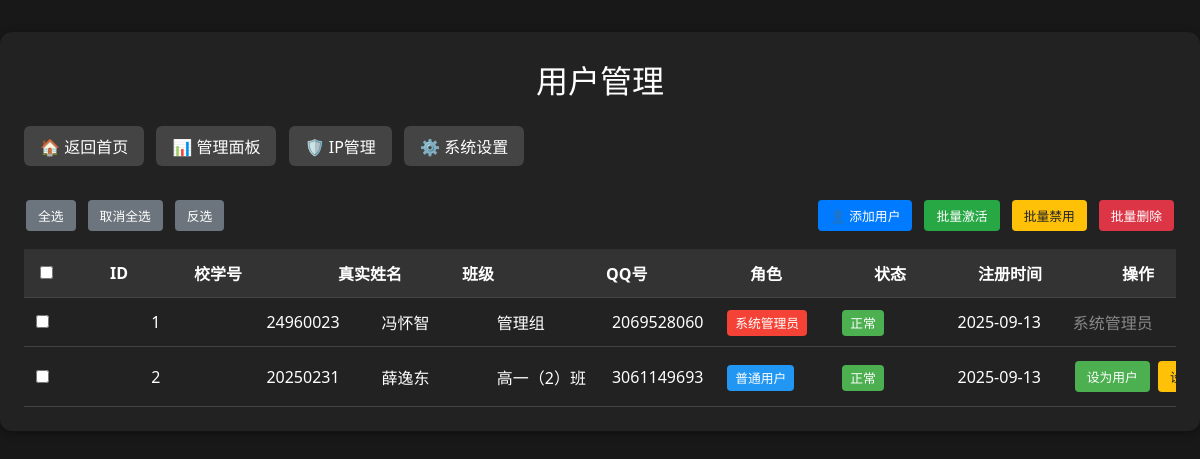
/manage_users (signed in), run on an earlier commit of the app's database.
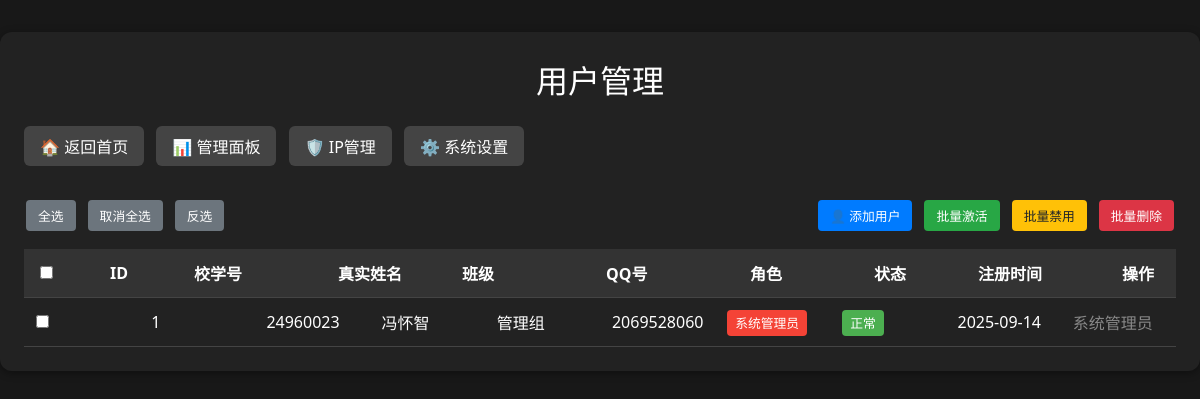
And on a later commit of the database.
### src/app.py (models this page shows)
class User(db.Model):
    id = db.Column(db.Integer, primary_key=True)
    real_name = db.Column(db.String(50), unique=True, nullable=False)  # 真实姓名，现在用作登录账号，必须唯一
    password_hash = db.Column(db.String(120), nullable=False)
    school_id = db.Column(db.String(20), unique=True, nullable=True)  # 校学号，改为可选
    qq_number = db.Column(db.String(15), nullable=False)  # QQ号
    class_name = db.Column(db.String(50), nullable=False)  # 班级
    role = db.Column(db.Integer, default=1)  # 1=普通用户, 2=普通管理员, 3=系统管理员
    is_active = db.Column(db.Boolean, default=True)
    created_at = db.Column(db.DateTime, default=db.func.current_timestamp())
    photos = db.relationship('Photo', backref='user', lazy=True)
    votes = db.relationship('Vote', backref='user', lazy=True)
    login_records = db.relationship('LoginRecord', backref='user', lazy=True)

### src/app.py (the view)
@app.route('/manage_users')
@super_admin_required
def manage_users():
    users = User.query.all()
    return render_template('manage_users.html', users=users)

### src/app.py (called while the page is built)
def super_admin_required(f):
    @wraps(f)
    def decorated_function(*args, **kwargs):
        if 'user_id' not in session:
            return redirect(url_for('login'))
        user = User.query.get(session['user_id'])
        if not user or not user.is_active:
            session.clear()  # 清除session
            flash('账户已被禁用，请联系管理员')
            return redirect(url_for('login'))
        elif user.role < 3:
            flash('需要系统管理员权限')
            return redirect(url_for('index'))
        return f(*args, **kwargs)
    return decorated_function

### templates/manage_users.html (shortened to what this page needs)
<!DOCTYPE html>
<html lang="zh-cn">
<head>
</head>
<body>
    <div class="container">
        <div class="title">用户管理</div>
        <a href="{{ url_for('index') }}" class="nav-btn">🏠 返回首页</a>
        <a href="{{ url_for('admin') }}" class="nav-btn">📊 管理面板</a>
        <a href="{{ url_for('ip_management') }}" class="nav-btn">🛡️ IP管理</a>
        <a href="{{ url_for('settings') }}" class="nav-btn">⚙️ 系统设置</a>
        <div class="admin-controls">
            <div class="left-controls">
                <button type="button" onclick="selectAll()" class="btn btn-secondary">全选</button>
                <button type="button" onclick="selectNone()" class="btn btn-secondary">取消全选</button>
                <button type="button" onclick="selectInverse()" class="btn btn-secondary">反选</button>
            </div>
            <div class="right-controls">
                <a href="{{ url_for('add_user') }}" class="btn btn-primary">
                    👤 添加用户
                </a>
                <button type="button" onclick="batchAction('activate')" class="btn btn-success">批量激活</button>
                <button type="button" onclick="batchAction('deactivate')" class="btn btn-warning">批量禁用</button>
                <button type="button" onclick="batchAction('delete')" class="btn btn-danger">批量删除</button>
            </div>
        </div>
        <form id="batchForm" method="post" action="{{ url_for('batch_user_action') }}">
            <table>
                <thead>
                    <tr>
                        <th style="width: 50px;">
                            <input type="checkbox" id="selectAllCheckbox" onchange="toggleSelectAll()">
                        </th>
                        <th style="width: 60px;">ID</th>
                        <th style="width: 120px;">校学号</th>
                        <th style="width: 100px;">真实姓名</th>
                        <th class="mobile-hide" style="width: 120px;">班级</th>
                        <th class="mobile-hide" style="width: 120px;">QQ号</th>
                        <th style="width: 100px;">角色</th>
                        <th style="width: 80px;">状态</th>
                        <th class="mobile-hide" style="width: 120px;">注册时间</th>
                        <th style="width: 240px;">操作</th>
                    </tr>
                </thead>
                <tbody>
                    {% for user in users %}
                    <tr>
                        <td>
                            <input type="checkbox" name="user_ids" value="{{ user.id }}" class="user-checkbox">
                        </td>
                        <td>{{ user.id }}</td>
                        <td>{{ user.school_id if user.school_id else '无学号' }}</td>
                        <td>{{ user.real_name }}</td>
                        <td class="mobile-hide">{{ user.class_name }}</td>
                        <td class="mobile-hide">{{ user.qq_number }}</td>
                        <td>
                            <span class="role role-{{ user.role }}">
                                {% if user.role == 1 %}普通用户
                                {% elif user.role == 2 %}管理员
                                {% else %}系统管理员
                                {% endif %}
                            </span>
                        </td>
                        <td>
                            <span class="status {% if user.is_active %}status-active{% else %}status-inactive{% endif %}">
                                {% if user.is_active %}正常{% else %}禁用{% endif %}
                            </span>
                        </td>
                        <td class="mobile-hide">{{ user.created_at.strftime('%Y-%m-%d') if user.created_at else '' }}</td>
                        <td>
                            {% if user.role < 3 %}
                                <a href="{{ url_for('change_user_role', user_id=user.id, new_role=1) }}" class="btn">设为用户</a>
                                <a href="{{ url_for('change_user_role', user_id=user.id, new_role=2) }}" class="btn btn-warning">设为管理员</a>
                            {% else %}
                                <span style="color: #888;">系统管理员</span>
                            {% endif %}
                        </td>
                    </tr>
                    {% endfor %}
                </tbody>
            </table>
        </form>
    </div>
</body>
</html>

### templates/manage_users.html (style rules this page uses)
body { background: #181818; color: #fff; font-family: 'Segoe UI', Arial, sans-serif; margin: 0; padding: 0; }
.container { max-width: 1200px; margin: 32px auto; padding: 24px; background: #222; border-radius: 12px; box-shadow: 0 2px 8px #0006; }
.title { text-align: center; font-size: clamp(1.5rem, 4vw, 2rem); margin-bottom: 24px; }
.nav-btn { display: inline-block; margin: 0 8px 16px 0; padding: 8px 16px; background: #444; color: #fff; text-decoration: none; border-radius: 6px; transition: background 0.2s; }
.admin-controls { display: flex; justify-content: space-between; align-items: center; margin: 16px 0; flex-wrap: wrap; gap: 12px; }
.left-controls { display: flex; gap: 8px; flex-wrap: wrap; }
.right-controls { display: flex; gap: 8px; flex-wrap: wrap; }
table { width: 100%; border-collapse: collapse; margin-top: 16px; overflow-x: auto; display: block; white-space: nowrap; }
thead, tbody, tr { display: table; width: 100%; table-layout: fixed; }
thead { width: calc(100% - 1em); }
tbody { display: block; max-height: 60vh; overflow-y: auto; overflow-x: hidden; }
th, td { padding: 12px; text-align: left; border-bottom: 1px solid #444; }
th { background: #333; }
.role { padding: 4px 8px; border-radius: 4px; font-size: 0.8rem; }
.role-3 { background: #f44336; }
.status { padding: 4px 8px; border-radius: 4px; font-size: 0.8rem; }
.status-active { background: #4caf50; }
.btn { background: #4caf50; color: white; border: none; padding: 6px 12px; border-radius: 4px; cursor: pointer; margin: 2px; font-size: 0.8rem; text-decoration: none; display: inline-block; transition: background 0.2s; }
.btn-secondary { background: #6c757d; }
.btn-primary { background: #007bff; }
.btn-success { background: #28a745; }
.btn-warning { background: #ffc107; color: #212529; }
.btn-danger { background: #dc3545; }
.user-checkbox { margin: 0; }
.mobile-hide { display: table-cell; }

What changed in the data, as far as the page shows it:
removed User: id "2", school "20250231", real_name "薛逸东", class_name "高一（2）班", qq_number "3061149693", role "普通用户", is_active "正常", created_at "2025-09-13"
changed User "冯怀智": created_at "2025-09-13" → "2025-09-14"
